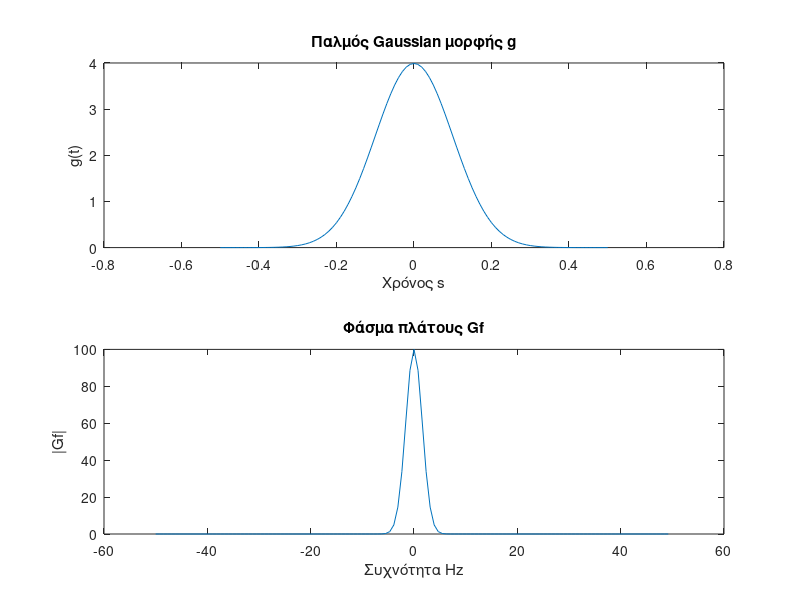

This figure's MATLAB source:
clear;
close all;

s = 0.1; % Τυπική απόκλιση
Fs = 100; % Συχνότητα δειγματοληψίας
dt = 1 / Fs; % Βήμα δειγματοληψίας
t = -0.5:dt:0.5; % Διάστημα χρόνου

% Gaussian παλμός
g = (1 / (sqrt(2 * pi) * s)) * exp((-t.^2) / (2 * s^2));

% Υπολογισμός πλήθος των σημείων m
n = length(t);
m = 2^nextpow2(n);

% Υπολογισμός φάσματος πλάτους
G_f = fftshift(fft(g, m));
f = (-m/2:m/2-1)*(Fs/m);

% Σχεδίαση του παλμού στο πεδίο του χρόνου
figure;
subplot(2, 1, 1);
plot(t, g);
title('Παλμός Gaussian μορφής g');
xlabel('Χρόνος s');
ylabel('g(t)');

% Σχεδίαση του φάσματος στο πεδίο των συχνοτήτων
subplot(2, 1, 2);
plot(f, abs(G_f));
title('Φάσμα πλάτους Gf');
xlabel('Συχνότητα Hz');
ylabel('|Gf|');

% Εμφάνιση του m
disp(['Πλήθος σημείων m: ', num2str(m)]);
